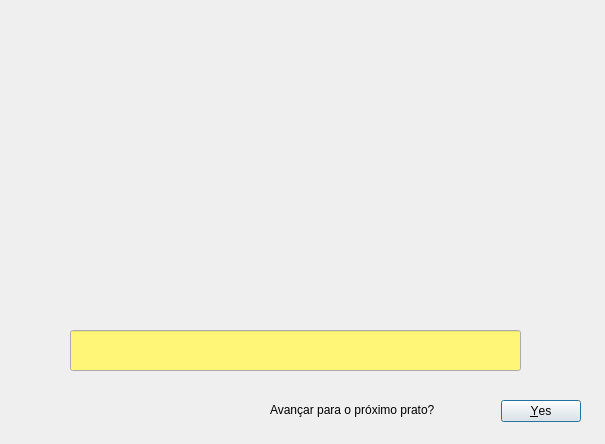
<?xml version="1.0" encoding="UTF-8"?>
<ui version="4.0">
 <class>Dialog</class>
 <widget class="QDialog" name="Dialog">
  <property name="geometry">
   <rect>
    <x>0</x>
    <y>0</y>
    <width>605</width>
    <height>444</height>
   </rect>
  </property>
  <property name="minimumSize">
   <size>
    <width>605</width>
    <height>444</height>
   </size>
  </property>
  <property name="maximumSize">
   <size>
    <width>605</width>
    <height>444</height>
   </size>
  </property>
  <property name="windowTitle">
   <string>Adivinhe o Distrito</string>
  </property>
  <widget class="QDialogButtonBox" name="buttonBox">
   <property name="geometry">
    <rect>
     <x>480</x>
     <y>391</y>
     <width>101</width>
     <height>41</height>
    </rect>
   </property>
   <property name="orientation">
    <enum>Qt::Horizontal</enum>
   </property>
   <property name="standardButtons">
    <set>QDialogButtonBox::Yes</set>
   </property>
  </widget>
  <widget class="QLabel" name="label">
   <property name="geometry">
    <rect>
     <x>70</x>
     <y>30</y>
     <width>451</width>
     <height>261</height>
    </rect>
   </property>
   <property name="minimumSize">
    <size>
     <width>0</width>
     <height>0</height>
    </size>
   </property>
   <property name="text">
    <string/>
   </property>
   <property name="scaledContents">
    <bool>true</bool>
   </property>
   <property name="textInteractionFlags">
    <set>Qt::LinksAccessibleByKeyboard|Qt::LinksAccessibleByMouse</set>
   </property>
  </widget>
  <widget class="QLineEdit" name="lineEdit">
   <property name="geometry">
    <rect>
     <x>70</x>
     <y>330</y>
     <width>451</width>
     <height>41</height>
    </rect>
   </property>
   <property name="palette">
    <palette>
     <active>
      <colorrole role="Light">
       <brush brushstyle="SolidPattern">
        <color alpha="255">
         <red>255</red>
         <green>255</green>
         <blue>255</blue>
        </color>
       </brush>
      </colorrole>
      <colorrole role="Base">
       <brush brushstyle="SolidPattern">
        <color alpha="255">
         <red>255</red>
         <green>246</green>
         <blue>119</blue>
        </color>
       </brush>
      </colorrole>
     </active>
     <inactive>
      <colorrole role="Light">
       <brush brushstyle="SolidPattern">
        <color alpha="255">
         <red>255</red>
         <green>255</green>
         <blue>255</blue>
        </color>
       </brush>
      </colorrole>
      <colorrole role="Base">
       <brush brushstyle="SolidPattern">
        <color alpha="255">
         <red>255</red>
         <green>246</green>
         <blue>119</blue>
        </color>
       </brush>
      </colorrole>
     </inactive>
     <disabled>
      <colorrole role="Light">
       <brush brushstyle="SolidPattern">
        <color alpha="255">
         <red>255</red>
         <green>255</green>
         <blue>255</blue>
        </color>
       </brush>
      </colorrole>
      <colorrole role="Base">
       <brush brushstyle="SolidPattern">
        <color alpha="255">
         <red>240</red>
         <green>240</green>
         <blue>240</blue>
        </color>
       </brush>
      </colorrole>
     </disabled>
    </palette>
   </property>
   <property name="readOnly">
    <bool>true</bool>
   </property>
  </widget>
  <widget class="QLabel" name="label_2">
   <property name="geometry">
    <rect>
     <x>270</x>
     <y>400</y>
     <width>211</width>
     <height>20</height>
    </rect>
   </property>
   <property name="font">
    <font>
     <pointsize>9</pointsize>
    </font>
   </property>
   <property name="text">
    <string>Avançar para o próximo prato?</string>
   </property>
  </widget>
 </widget>
 <resources/>
 <connections>
  <connection>
   <sender>buttonBox</sender>
   <signal>accepted()</signal>
   <receiver>Dialog</receiver>
   <slot>accept()</slot>
   <hints>
    <hint type="sourcelabel">
     <x>248</x>
     <y>254</y>
    </hint>
    <hint type="destinationlabel">
     <x>157</x>
     <y>274</y>
    </hint>
   </hints>
  </connection>
  <connection>
   <sender>buttonBox</sender>
   <signal>rejected()</signal>
   <receiver>Dialog</receiver>
   <slot>reject()</slot>
   <hints>
    <hint type="sourcelabel">
     <x>316</x>
     <y>260</y>
    </hint>
    <hint type="destinationlabel">
     <x>286</x>
     <y>274</y>
    </hint>
   </hints>
  </connection>
 </connections>
</ui>
